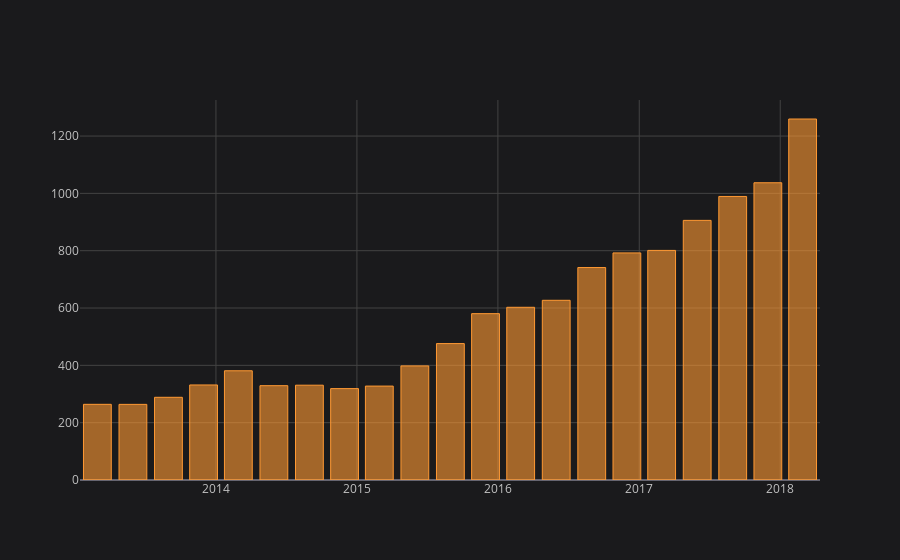

This figure's notebook cell:
### Code cell
new_df['close'].resample('3M').mean().iplot(kind= 'bar', theme= 'space')

### Figure 1 — Plotly figure (JSON) as saved in the notebook; plotly's stock layout.template omitted (floating-point values rounded to 4 significant figures)
{"data": [{"marker": {"color": "rgba(255, 153, 51, 0.6)", "line": {"color": "rgba(255, 153, 51, 1.0)", "width": 1}}, "name": "close", "orientation": "v", "text": "", "type": "bar", "x": ["2013-02-28", "2013-05-31", "2013-08-31", "2013-11-30", "2014-02-28", "2014-05-31", "2014-08-31", "2014-11-30", "2015-02-28", "2015-05-31", "2015-08-31", "2015-11-30", "2016-02-29", "2016-05-31", "2016-08-31", "2016-11-30", "2017-02-28", "2017-05-31", "2017-08-31", "2017-11-30", "2018-02-28"], "y": [264.0, 263.8, 288.5, 331.6, 381.1, 329.1, 330.8, 318.8, 327.7, 398.0, 475.9, 580.4, 602.6, 626.9, 741.2, 792.2, 801.0, 905.8, 989.2, 1037.0, 1259.0]}], "layout": {"legend": {"bgcolor": "#1A1A1C", "font": {"color": "#D9D9D9"}}, "paper_bgcolor": "#1A1A1C", "plot_bgcolor": "#1A1A1C", "title": {"font": {"color": "#D9D9D9"}}, "xaxis": {"gridcolor": "#434343", "showgrid": true, "tickfont": {"color": "#C2C2C2"}, "title": {"font": {"color": "#D9D9D9"}, "text": ""}, "zerolinecolor": "#666570"}, "yaxis": {"gridcolor": "#434343", "showgrid": true, "tickfont": {"color": "#C2C2C2"}, "title": {"font": {"color": "#D9D9D9"}, "text": ""}, "zerolinecolor": "#666570"}}}
